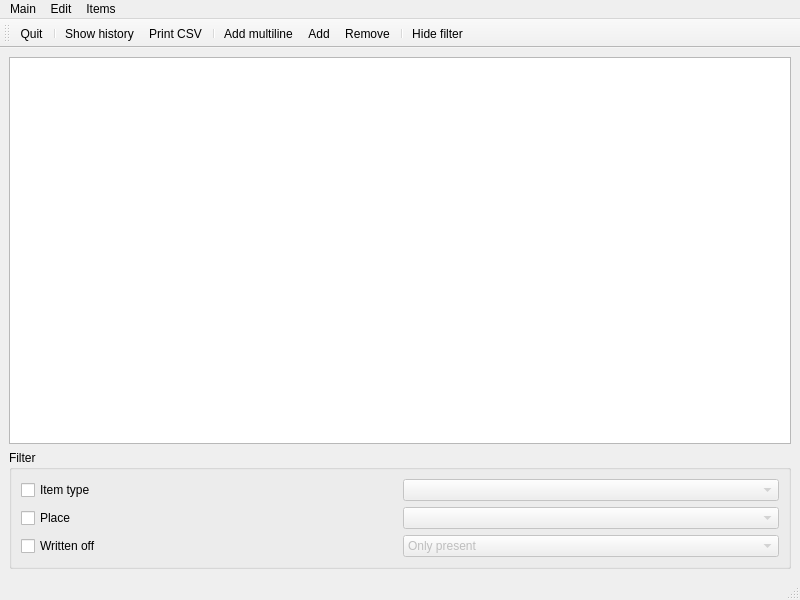
<?xml version="1.0" encoding="UTF-8"?>
<ui version="4.0">
 <class>MainWindow</class>
 <widget class="QMainWindow" name="MainWindow">
  <property name="geometry">
   <rect>
    <x>0</x>
    <y>0</y>
    <width>800</width>
    <height>600</height>
   </rect>
  </property>
  <property name="windowTitle">
   <string>Inventory</string>
  </property>
  <property name="toolButtonStyle">
   <enum>Qt::ToolButtonTextUnderIcon</enum>
  </property>
  <widget class="QWidget" name="centralwidget">
   <layout class="QVBoxLayout" name="verticalLayout">
    <item>
     <widget class="QTableView" name="view">
      <property name="editTriggers">
       <set>QAbstractItemView::DoubleClicked|QAbstractItemView::EditKeyPressed</set>
      </property>
      <property name="alternatingRowColors">
       <bool>true</bool>
      </property>
      <property name="selectionMode">
       <enum>QAbstractItemView::SingleSelection</enum>
      </property>
      <property name="selectionBehavior">
       <enum>QAbstractItemView::SelectRows</enum>
      </property>
      <property name="sortingEnabled">
       <bool>true</bool>
      </property>
      <attribute name="horizontalHeaderStretchLastSection">
       <bool>true</bool>
      </attribute>
      <attribute name="verticalHeaderVisible">
       <bool>false</bool>
      </attribute>
     </widget>
    </item>
    <item>
     <widget class="QGroupBox" name="filterBox">
      <property name="title">
       <string>Filter</string>
      </property>
      <layout class="QGridLayout" name="gridLayout">
       <item row="0" column="0">
        <widget class="QCheckBox" name="buttonUseItemTypeFilter">
         <property name="text">
          <string>Item type</string>
         </property>
        </widget>
       </item>
       <item row="0" column="1">
        <widget class="QComboBox" name="listItemTypeFilter">
         <property name="enabled">
          <bool>false</bool>
         </property>
        </widget>
       </item>
       <item row="1" column="0">
        <widget class="QCheckBox" name="buttonUsePlaceFilter">
         <property name="text">
          <string>Place</string>
         </property>
        </widget>
       </item>
       <item row="1" column="1">
        <widget class="QComboBox" name="listPlaceFilter">
         <property name="enabled">
          <bool>false</bool>
         </property>
        </widget>
       </item>
       <item row="2" column="0">
        <widget class="QCheckBox" name="buttonUseWrittenOffFilter">
         <property name="text">
          <string>Written off</string>
         </property>
        </widget>
       </item>
       <item row="2" column="1">
        <widget class="QComboBox" name="listWrittenOffFilter">
         <property name="enabled">
          <bool>false</bool>
         </property>
         <property name="currentIndex">
          <number>0</number>
         </property>
         <item>
          <property name="text">
           <string>Only present</string>
          </property>
         </item>
         <item>
          <property name="text">
           <string>Only written off</string>
          </property>
         </item>
        </widget>
       </item>
      </layout>
     </widget>
    </item>
   </layout>
  </widget>
  <widget class="QMenuBar" name="menubar">
   <property name="geometry">
    <rect>
     <x>0</x>
     <y>0</y>
     <width>800</width>
     <height>25</height>
    </rect>
   </property>
   <widget class="QMenu" name="menuMain">
    <property name="title">
     <string>Main</string>
    </property>
    <addaction name="actionHideFilter"/>
    <addaction name="actionHideResponsiblePerson"/>
    <addaction name="actionPrintCSV"/>
    <addaction name="separator"/>
    <addaction name="actionQuit"/>
   </widget>
   <widget class="QMenu" name="menuEdit">
    <property name="title">
     <string>Edit</string>
    </property>
    <addaction name="actionAdd"/>
    <addaction name="actionAddMultiline"/>
    <addaction name="actionRemove"/>
   </widget>
   <widget class="QMenu" name="menuItems">
    <property name="title">
     <string>Items</string>
    </property>
    <addaction name="actionShowHistory"/>
   </widget>
   <addaction name="menuMain"/>
   <addaction name="menuEdit"/>
   <addaction name="menuItems"/>
  </widget>
  <widget class="QStatusBar" name="statusbar"/>
  <widget class="QToolBar" name="toolBar">
   <property name="windowTitle">
    <string>toolBar</string>
   </property>
   <attribute name="toolBarArea">
    <enum>TopToolBarArea</enum>
   </attribute>
   <attribute name="toolBarBreak">
    <bool>false</bool>
   </attribute>
   <addaction name="actionQuit"/>
   <addaction name="separator"/>
   <addaction name="actionShowHistory"/>
   <addaction name="actionPrintCSV"/>
   <addaction name="separator"/>
   <addaction name="actionAddMultiline"/>
   <addaction name="actionAdd"/>
   <addaction name="actionRemove"/>
   <addaction name="separator"/>
   <addaction name="actionHideFilter"/>
  </widget>
  <action name="actionShowHistory">
   <property name="text">
    <string>Show history</string>
   </property>
   <property name="toolTip">
    <string>Show history</string>
   </property>
  </action>
  <action name="actionAddMultiline">
   <property name="text">
    <string>Add multiline</string>
   </property>
  </action>
  <action name="actionPrintCSV">
   <property name="text">
    <string>Print CSV</string>
   </property>
  </action>
  <action name="actionQuit">
   <property name="text">
    <string>Quit</string>
   </property>
  </action>
  <action name="actionAdd">
   <property name="text">
    <string>Add</string>
   </property>
  </action>
  <action name="actionRemove">
   <property name="text">
    <string>Remove</string>
   </property>
  </action>
  <action name="actionHideFilter">
   <property name="checkable">
    <bool>true</bool>
   </property>
   <property name="text">
    <string>Hide filter</string>
   </property>
   <property name="toolTip">
    <string>Hide filter</string>
   </property>
  </action>
  <action name="actionHideResponsiblePerson">
   <property name="checkable">
    <bool>true</bool>
   </property>
   <property name="text">
    <string>Hide responsible person</string>
   </property>
  </action>
 </widget>
 <resources/>
 <connections>
  <connection>
   <sender>actionQuit</sender>
   <signal>triggered()</signal>
   <receiver>MainWindow</receiver>
   <slot>close()</slot>
   <hints>
    <hint type="sourcelabel">
     <x>-1</x>
     <y>-1</y>
    </hint>
    <hint type="destinationlabel">
     <x>399</x>
     <y>299</y>
    </hint>
   </hints>
  </connection>
  <connection>
   <sender>actionHideFilter</sender>
   <signal>toggled(bool)</signal>
   <receiver>filterBox</receiver>
   <slot>setHidden(bool)</slot>
   <hints>
    <hint type="sourcelabel">
     <x>-1</x>
     <y>-1</y>
    </hint>
    <hint type="destinationlabel">
     <x>399</x>
     <y>504</y>
    </hint>
   </hints>
  </connection>
  <connection>
   <sender>buttonUseItemTypeFilter</sender>
   <signal>toggled(bool)</signal>
   <receiver>listItemTypeFilter</receiver>
   <slot>setEnabled(bool)</slot>
   <hints>
    <hint type="sourcelabel">
     <x>213</x>
     <y>477</y>
    </hint>
    <hint type="destinationlabel">
     <x>594</x>
     <y>478</y>
    </hint>
   </hints>
  </connection>
  <connection>
   <sender>buttonUsePlaceFilter</sender>
   <signal>toggled(bool)</signal>
   <receiver>listPlaceFilter</receiver>
   <slot>setEnabled(bool)</slot>
   <hints>
    <hint type="sourcelabel">
     <x>213</x>
     <y>510</y>
    </hint>
    <hint type="destinationlabel">
     <x>594</x>
     <y>511</y>
    </hint>
   </hints>
  </connection>
  <connection>
   <sender>buttonUseWrittenOffFilter</sender>
   <signal>toggled(bool)</signal>
   <receiver>listWrittenOffFilter</receiver>
   <slot>setEnabled(bool)</slot>
   <hints>
    <hint type="sourcelabel">
     <x>213</x>
     <y>543</y>
    </hint>
    <hint type="destinationlabel">
     <x>594</x>
     <y>544</y>
    </hint>
   </hints>
  </connection>
 </connections>
</ui>
